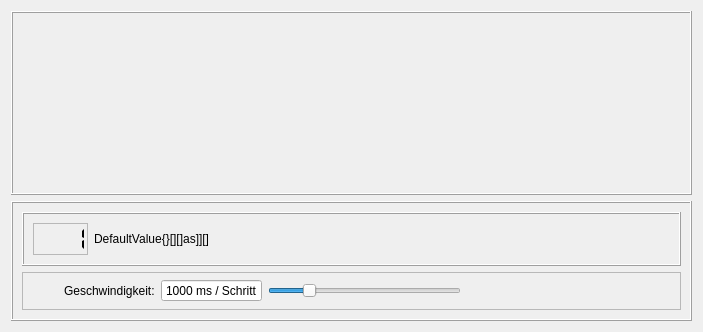
<?xml version="1.0" encoding="UTF-8"?>
<ui version="4.0">
 <class>BaseSortWidget</class>
 <widget class="QWidget" name="BaseSortWidget">
  <property name="geometry">
   <rect>
    <x>0</x>
    <y>0</y>
    <width>703</width>
    <height>332</height>
   </rect>
  </property>
  <property name="windowTitle">
   <string>Form</string>
  </property>
  <layout class="QVBoxLayout" name="verticalLayout">
   <item>
    <widget class="QFrame" name="frameSorting">
     <property name="enabled">
      <bool>true</bool>
     </property>
     <property name="sizePolicy">
      <sizepolicy hsizetype="Preferred" vsizetype="Preferred">
       <horstretch>0</horstretch>
       <verstretch>0</verstretch>
      </sizepolicy>
     </property>
     <property name="minimumSize">
      <size>
       <width>0</width>
       <height>0</height>
      </size>
     </property>
     <property name="sizeIncrement">
      <size>
       <width>0</width>
       <height>0</height>
      </size>
     </property>
     <property name="acceptDrops">
      <bool>false</bool>
     </property>
     <property name="layoutDirection">
      <enum>Qt::LeftToRight</enum>
     </property>
     <property name="frameShape">
      <enum>QFrame::Box</enum>
     </property>
     <property name="frameShadow">
      <enum>QFrame::Raised</enum>
     </property>
     <property name="midLineWidth">
      <number>0</number>
     </property>
     <layout class="QVBoxLayout" name="verticalLayout_2">
      <item>
       <layout class="QHBoxLayout" name="horLayoutSorting">
        <property name="spacing">
         <number>2</number>
        </property>
        <property name="sizeConstraint">
         <enum>QLayout::SetDefaultConstraint</enum>
        </property>
        <property name="leftMargin">
         <number>5</number>
        </property>
        <property name="topMargin">
         <number>5</number>
        </property>
        <property name="rightMargin">
         <number>5</number>
        </property>
        <property name="bottomMargin">
         <number>0</number>
        </property>
        <item>
         <spacer name="verticalSpacer_2">
          <property name="orientation">
           <enum>Qt::Vertical</enum>
          </property>
          <property name="sizeHint" stdset="0">
           <size>
            <width>20</width>
            <height>40</height>
           </size>
          </property>
         </spacer>
        </item>
       </layout>
      </item>
      <item>
       <layout class="QHBoxLayout" name="horizontalLayout_4">
        <property name="spacing">
         <number>2</number>
        </property>
        <property name="leftMargin">
         <number>5</number>
        </property>
        <property name="topMargin">
         <number>0</number>
        </property>
        <property name="rightMargin">
         <number>5</number>
        </property>
        <property name="bottomMargin">
         <number>0</number>
        </property>
        <item>
         <spacer name="verticalSpacer">
          <property name="orientation">
           <enum>Qt::Vertical</enum>
          </property>
          <property name="sizeHint" stdset="0">
           <size>
            <width>20</width>
            <height>40</height>
           </size>
          </property>
         </spacer>
        </item>
       </layout>
      </item>
     </layout>
    </widget>
   </item>
   <item>
    <widget class="QFrame" name="frameNavigation">
     <property name="sizePolicy">
      <sizepolicy hsizetype="Preferred" vsizetype="Fixed">
       <horstretch>0</horstretch>
       <verstretch>0</verstretch>
      </sizepolicy>
     </property>
     <property name="minimumSize">
      <size>
       <width>0</width>
       <height>120</height>
      </size>
     </property>
     <property name="maximumSize">
      <size>
       <width>16777215</width>
       <height>120</height>
      </size>
     </property>
     <property name="baseSize">
      <size>
       <width>0</width>
       <height>0</height>
      </size>
     </property>
     <property name="frameShape">
      <enum>QFrame::Box</enum>
     </property>
     <property name="frameShadow">
      <enum>QFrame::Raised</enum>
     </property>
     <layout class="QVBoxLayout" name="verticalLayout_3">
      <property name="leftMargin">
       <number>9</number>
      </property>
      <property name="topMargin">
       <number>9</number>
      </property>
      <property name="rightMargin">
       <number>9</number>
      </property>
      <item>
       <widget class="QFrame" name="frameExplanation">
        <property name="frameShape">
         <enum>QFrame::Box</enum>
        </property>
        <property name="frameShadow">
         <enum>QFrame::Raised</enum>
        </property>
        <property name="lineWidth">
         <number>1</number>
        </property>
        <layout class="QHBoxLayout" name="horizontalLayout">
         <property name="sizeConstraint">
          <enum>QLayout::SetDefaultConstraint</enum>
         </property>
         <property name="leftMargin">
          <number>9</number>
         </property>
         <property name="topMargin">
          <number>9</number>
         </property>
         <property name="rightMargin">
          <number>9</number>
         </property>
         <property name="bottomMargin">
          <number>9</number>
         </property>
         <item>
          <widget class="QLCDNumber" name="lcdNumActStep">
           <property name="sizePolicy">
            <sizepolicy hsizetype="Fixed" vsizetype="Minimum">
             <horstretch>0</horstretch>
             <verstretch>0</verstretch>
            </sizepolicy>
           </property>
           <property name="minimumSize">
            <size>
             <width>0</width>
             <height>32</height>
            </size>
           </property>
           <property name="baseSize">
            <size>
             <width>2</width>
             <height>0</height>
            </size>
           </property>
           <property name="frameShape">
            <enum>QFrame::StyledPanel</enum>
           </property>
           <property name="frameShadow">
            <enum>QFrame::Raised</enum>
           </property>
           <property name="lineWidth">
            <number>5</number>
           </property>
           <property name="midLineWidth">
            <number>5</number>
           </property>
           <property name="smallDecimalPoint">
            <bool>false</bool>
           </property>
           <property name="digitCount">
            <number>4</number>
           </property>
           <property name="segmentStyle">
            <enum>QLCDNumber::Flat</enum>
           </property>
           <property name="value" stdset="0">
            <double>1.000000000000000</double>
           </property>
           <property name="intValue" stdset="0">
            <number>1</number>
           </property>
          </widget>
         </item>
         <item>
          <widget class="QLabel" name="lblExplanation">
           <property name="minimumSize">
            <size>
             <width>0</width>
             <height>20</height>
            </size>
           </property>
           <property name="maximumSize">
            <size>
             <width>16777215</width>
             <height>20</height>
            </size>
           </property>
           <property name="toolTip">
            <string>Beschreibung des aktuellen Schritts</string>
           </property>
           <property name="autoFillBackground">
            <bool>false</bool>
           </property>
           <property name="text">
            <string>DefaultValue{}[][]as]][]</string>
           </property>
           <property name="scaledContents">
            <bool>true</bool>
           </property>
          </widget>
         </item>
        </layout>
       </widget>
      </item>
      <item>
       <widget class="QFrame" name="frameControls">
        <property name="frameShape">
         <enum>QFrame::StyledPanel</enum>
        </property>
        <property name="frameShadow">
         <enum>QFrame::Raised</enum>
        </property>
        <layout class="QHBoxLayout" name="horizontalLayout_3">
         <property name="leftMargin">
          <number>0</number>
         </property>
         <property name="topMargin">
          <number>0</number>
         </property>
         <property name="rightMargin">
          <number>0</number>
         </property>
         <property name="bottomMargin">
          <number>0</number>
         </property>
         <item>
          <widget class="QPushButton" name="infoButton">
           <property name="minimumSize">
            <size>
             <width>35</width>
             <height>0</height>
            </size>
           </property>
           <property name="maximumSize">
            <size>
             <width>35</width>
             <height>16777215</height>
            </size>
           </property>
           <property name="cursor">
            <cursorShape>WhatsThisCursor</cursorShape>
           </property>
           <property name="toolTip">
            <string>Informationen zum Sortierverfahren</string>
           </property>
           <property name="text">
            <string/>
           </property>
           <property name="icon">
            <iconset resource="../../SortC-resources.qrc">
             <normaloff>:/view/icons/info.png</normaloff>:/view/icons/info.png</iconset>
           </property>
           <property name="iconSize">
            <size>
             <width>32</width>
             <height>32</height>
            </size>
           </property>
           <property name="flat">
            <bool>true</bool>
           </property>
          </widget>
         </item>
         <item>
          <widget class="QLabel" name="label">
           <property name="sizePolicy">
            <sizepolicy hsizetype="Fixed" vsizetype="Fixed">
             <horstretch>0</horstretch>
             <verstretch>0</verstretch>
            </sizepolicy>
           </property>
           <property name="text">
            <string>Geschwindigkeit:</string>
           </property>
          </widget>
         </item>
         <item>
          <widget class="QSpinBox" name="intervalSpeedSpinBox">
           <property name="sizePolicy">
            <sizepolicy hsizetype="Fixed" vsizetype="Fixed">
             <horstretch>0</horstretch>
             <verstretch>0</verstretch>
            </sizepolicy>
           </property>
           <property name="alignment">
            <set>Qt::AlignCenter</set>
           </property>
           <property name="readOnly">
            <bool>true</bool>
           </property>
           <property name="buttonSymbols">
            <enum>QAbstractSpinBox::NoButtons</enum>
           </property>
           <property name="keyboardTracking">
            <bool>false</bool>
           </property>
           <property name="suffix">
            <string> ms / Schritt</string>
           </property>
           <property name="minimum">
            <number>50</number>
           </property>
           <property name="maximum">
            <number>5000</number>
           </property>
           <property name="value">
            <number>1000</number>
           </property>
          </widget>
         </item>
         <item>
          <widget class="QSlider" name="intervalSpeedSlider">
           <property name="minimumSize">
            <size>
             <width>150</width>
             <height>0</height>
            </size>
           </property>
           <property name="minimum">
            <number>50</number>
           </property>
           <property name="maximum">
            <number>5000</number>
           </property>
           <property name="singleStep">
            <number>50</number>
           </property>
           <property name="pageStep">
            <number>100</number>
           </property>
           <property name="value">
            <number>1000</number>
           </property>
           <property name="orientation">
            <enum>Qt::Horizontal</enum>
           </property>
          </widget>
         </item>
         <item>
          <widget class="QPushButton" name="btnReset">
           <property name="enabled">
            <bool>false</bool>
           </property>
           <property name="minimumSize">
            <size>
             <width>35</width>
             <height>0</height>
            </size>
           </property>
           <property name="maximumSize">
            <size>
             <width>35</width>
             <height>16777215</height>
            </size>
           </property>
           <property name="text">
            <string/>
           </property>
           <property name="icon">
            <iconset resource="../../SortC-resources.qrc">
             <normaloff>:/view/icons/reset.png</normaloff>:/view/icons/reset.png</iconset>
           </property>
           <property name="iconSize">
            <size>
             <width>32</width>
             <height>32</height>
            </size>
           </property>
           <property name="flat">
            <bool>true</bool>
           </property>
          </widget>
         </item>
         <item>
          <spacer name="horizontalSpacer">
           <property name="orientation">
            <enum>Qt::Horizontal</enum>
           </property>
           <property name="sizeType">
            <enum>QSizePolicy::Fixed</enum>
           </property>
           <property name="sizeHint" stdset="0">
            <size>
             <width>40</width>
             <height>20</height>
            </size>
           </property>
          </spacer>
         </item>
         <item>
          <widget class="QPushButton" name="btnPrevStep">
           <property name="enabled">
            <bool>false</bool>
           </property>
           <property name="sizePolicy">
            <sizepolicy hsizetype="Fixed" vsizetype="Fixed">
             <horstretch>0</horstretch>
             <verstretch>0</verstretch>
            </sizepolicy>
           </property>
           <property name="toolTip">
            <string>Vorheriger Schritt</string>
           </property>
           <property name="text">
            <string/>
           </property>
           <property name="icon">
            <iconset resource="../../SortC-resources.qrc">
             <normaloff>:/view/icons/prev.png</normaloff>:/view/icons/prev.png</iconset>
           </property>
           <property name="iconSize">
            <size>
             <width>32</width>
             <height>32</height>
            </size>
           </property>
           <property name="flat">
            <bool>true</bool>
           </property>
          </widget>
         </item>
         <item>
          <widget class="QPushButton" name="btnPlayPause">
           <property name="sizePolicy">
            <sizepolicy hsizetype="Fixed" vsizetype="Fixed">
             <horstretch>0</horstretch>
             <verstretch>0</verstretch>
            </sizepolicy>
           </property>
           <property name="toolTip">
            <string>Play / Pause</string>
           </property>
           <property name="text">
            <string/>
           </property>
           <property name="icon">
            <iconset resource="../../SortC-resources.qrc">
             <normaloff>:/view/icons/play.png</normaloff>:/view/icons/play.png</iconset>
           </property>
           <property name="iconSize">
            <size>
             <width>32</width>
             <height>32</height>
            </size>
           </property>
           <property name="checkable">
            <bool>true</bool>
           </property>
           <property name="autoRepeat">
            <bool>false</bool>
           </property>
           <property name="autoRepeatInterval">
            <number>500</number>
           </property>
           <property name="flat">
            <bool>true</bool>
           </property>
          </widget>
         </item>
         <item>
          <widget class="QPushButton" name="btnNextStep">
           <property name="sizePolicy">
            <sizepolicy hsizetype="Fixed" vsizetype="Fixed">
             <horstretch>0</horstretch>
             <verstretch>0</verstretch>
            </sizepolicy>
           </property>
           <property name="toolTip">
            <string>Nächster Schritt</string>
           </property>
           <property name="text">
            <string/>
           </property>
           <property name="icon">
            <iconset resource="../../SortC-resources.qrc">
             <normaloff>:/view/icons/next.png</normaloff>:/view/icons/next.png</iconset>
           </property>
           <property name="iconSize">
            <size>
             <width>32</width>
             <height>32</height>
            </size>
           </property>
           <property name="flat">
            <bool>true</bool>
           </property>
          </widget>
         </item>
        </layout>
       </widget>
      </item>
     </layout>
    </widget>
   </item>
  </layout>
 </widget>
 <resources>
  <include location="../../SortC-resources.qrc"/>
 </resources>
 <connections>
  <connection>
   <sender>intervalSpeedSlider</sender>
   <signal>valueChanged(int)</signal>
   <receiver>intervalSpeedSpinBox</receiver>
   <slot>setValue(int)</slot>
   <hints>
    <hint type="sourcelabel">
     <x>335</x>
     <y>299</y>
    </hint>
    <hint type="destinationlabel">
     <x>189</x>
     <y>299</y>
    </hint>
   </hints>
  </connection>
 </connections>
</ui>
